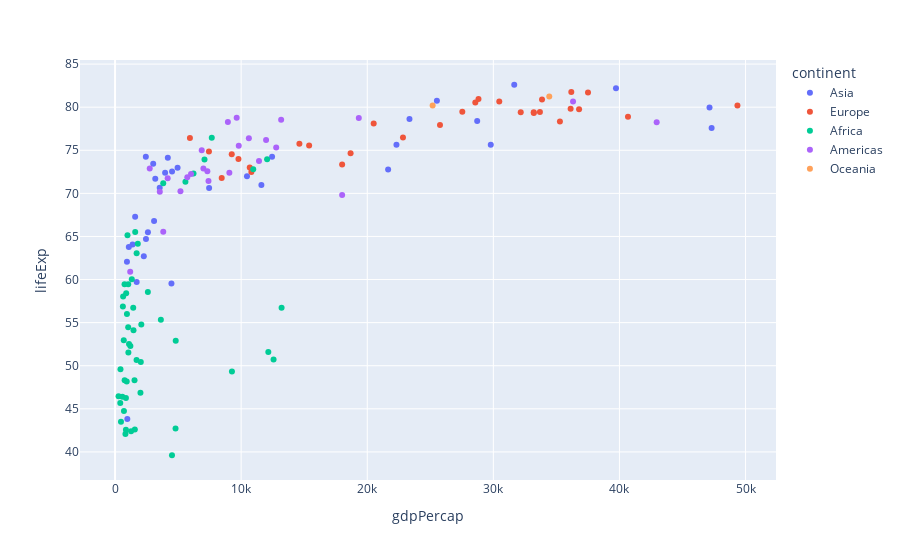

The cell this chart's notebook holds for it:
### Code cell
# 通过大陆颜色来区分
px.scatter(gapminder2007,x='gdpPercap',y='lifeExp',color='continent')

### Figure 1 — Plotly figure (JSON) as saved in the notebook; plotly's stock layout.template omitted (floating-point values rounded to 4 significant figures)
{"data": [{"hovertemplate": "continent=Asia<br>gdpPercap=%{x}<br>lifeExp=%{y}<extra></extra>", "legendgroup": "Asia", "marker": {"color": "#636efa", "symbol": "circle"}, "mode": "markers", "name": "Asia", "orientation": "v", "showlegend": true, "type": "scatter", "x": [974.6, 29800.0, 1391.0, 1714.0, 4959.0, 39720.0, 2452.0, 3541.0, 11610.0, 4471.0, 25520.0, 31660.0, 4519.0, 1593.0, 23350.0, 47310.0, 10460.0, 12450.0, 3096.0, 944, 1091.0, 22320.0, 2606.0, 3190.0, 21650.0, 47140.0, 3970.0, 4185.0, 28720.0, 7458.0, 2442.0, 3025.0, 2281.0], "xaxis": "x", "y": [43.83, 75.64, 64.06, 59.72, 72.96, 82.21, 64.7, 70.65, 70.96, 59.55, 80.75, 82.6, 72.53, 67.3, 78.62, 77.59, 71.99, 74.24, 66.8, 62.07, 63.78, 75.64, 65.48, 71.69, 72.78, 79.97, 72.4, 74.14, 78.4, 70.62, 74.25, 73.42, 62.7], "yaxis": "y"}, {"hovertemplate": "continent=Europe<br>gdpPercap=%{x}<br>lifeExp=%{y}<extra></extra>", "legendgroup": "Europe", "marker": {"color": "#EF553B", "symbol": "circle"}, "mode": "markers", "name": "Europe", "orientation": "v", "showlegend": true, "type": "scatter", "x": [5937.0, 36130.0, 33690.0, 7446.0, 10680.0, 14620.0, 22830.0, 35280.0, 33210.0, 30470.0, 32170.0, 27540.0, 18010.0, 36180.0, 40680.0, 28570.0, 9254.0, 36800.0, 49360.0, 15390.0, 20510.0, 10810.0, 9787.0, 18680.0, 25770.0, 28820.0, 33860.0, 37510.0, 8458.0, 33200.0], "xaxis": "x", "y": [76.42, 79.83, 79.44, 74.85, 73.0, 75.75, 76.49, 78.33, 79.31, 80.66, 79.41, 79.48, 73.34, 81.76, 78.89, 80.55, 74.54, 79.76, 80.2, 75.56, 78.1, 72.48, 74.0, 74.66, 77.93, 80.94, 80.88, 81.7, 71.78, 79.42], "yaxis": "y"}, {"hovertemplate": "continent=Africa<br>gdpPercap=%{x}<br>lifeExp=%{y}<extra></extra>", "legendgroup": "Africa", "marker": {"color": "#00cc96", "symbol": "circle"}, "mode": "markers", "name": "Africa", "orientation": "v", "showlegend": true, "type": "scatter", "x": [6223.0, 4797.0, 1441.0, 12570.0, 1217.0, 430.1, 2042.0, 706.0, 1704.0, 986.1, 277.6, 3633.0, 1545.0, 2082.0, 5581.0, 12150.0, 641.4, 690.8, 13210.0, 752.7, 1328.0, 942.7, 579.2, 1463.0, 1569.0, 414.5, 12060.0, 1045.0, 759.3, 1043.0, 1803.0, 10960.0, 3820.0, 823.7, 4811.0, 619.7, 2014.0, 7670.0, 863.1, 1598.0, 1712.0, 862.5, 926.1, 9270.0, 2602.0, 4513.0, 1107.0, 883.0, 7093.0, 1056.0, 1271.0, 469.7], "xaxis": "x", "y": [72.3, 42.73, 56.73, 50.73, 52.3, 49.58, 50.43, 44.74, 50.65, 65.15, 46.46, 55.32, 48.33, 54.79, 71.34, 51.58, 58.04, 52.95, 56.73, 59.45, 60.02, 56.01, 46.39, 54.11, 42.59, 45.68, 73.95, 59.44, 48.3, 54.47, 64.16, 72.8, 71.16, 42.08, 52.91, 56.87, 46.86, 76.44, 46.24, 65.53, 63.06, 42.57, 48.16, 49.34, 58.56, 39.61, 52.52, 58.42, 73.92, 51.54, 42.38, 43.49], "yaxis": "y"}, {"hovertemplate": "continent=Americas<br>gdpPercap=%{x}<br>lifeExp=%{y}<extra></extra>", "legendgroup": "Americas", "marker": {"color": "#ab63fa", "symbol": "circle"}, "mode": "markers", "name": "Americas", "orientation": "v", "showlegend": true, "type": "scatter", "x": [12780.0, 3822.0, 9066.0, 36320.0, 13170.0, 7007.0, 9645.0, 8948.0, 6025.0, 6873.0, 5728.0, 5186.0, 1202.0, 3548.0, 7321.0, 11980.0, 2749.0, 9809.0, 4173.0, 7409.0, 19330.0, 18010.0, 42950.0, 10610.0, 11420.0], "xaxis": "x", "y": [75.32, 65.55, 72.39, 80.65, 78.55, 72.89, 78.78, 78.27, 72.23, 74.99, 71.88, 70.26, 60.92, 70.2, 72.57, 76.19, 72.9, 75.54, 71.75, 71.42, 78.75, 69.82, 78.24, 76.38, 73.75], "yaxis": "y"}, {"hovertemplate": "continent=Oceania<br>gdpPercap=%{x}<br>lifeExp=%{y}<extra></extra>", "legendgroup": "Oceania", "marker": {"color": "#FFA15A", "symbol": "circle"}, "mode": "markers", "name": "Oceania", "orientation": "v", "showlegend": true, "type": "scatter", "x": [34440.0, 25190.0], "xaxis": "x", "y": [81.23, 80.2], "yaxis": "y"}], "layout": {"legend": {"title": {"text": "continent"}, "tracegroupgap": 0}, "margin": {"t": 60}, "xaxis": {"anchor": "y", "domain": [0, 1], "title": {"text": "gdpPercap"}}, "yaxis": {"anchor": "x", "domain": [0, 1], "title": {"text": "lifeExp"}}}}
